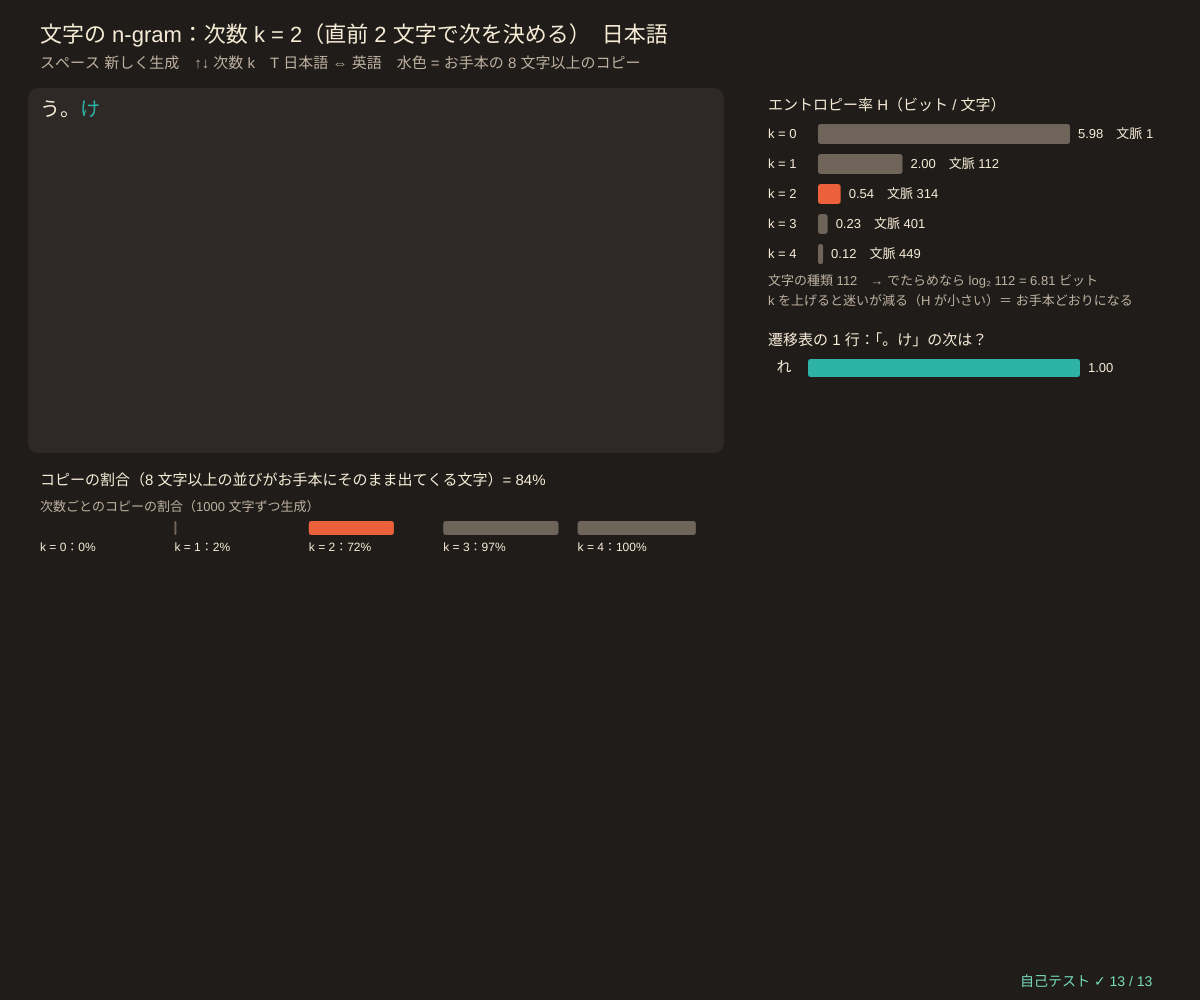
Frame 1 (no input)
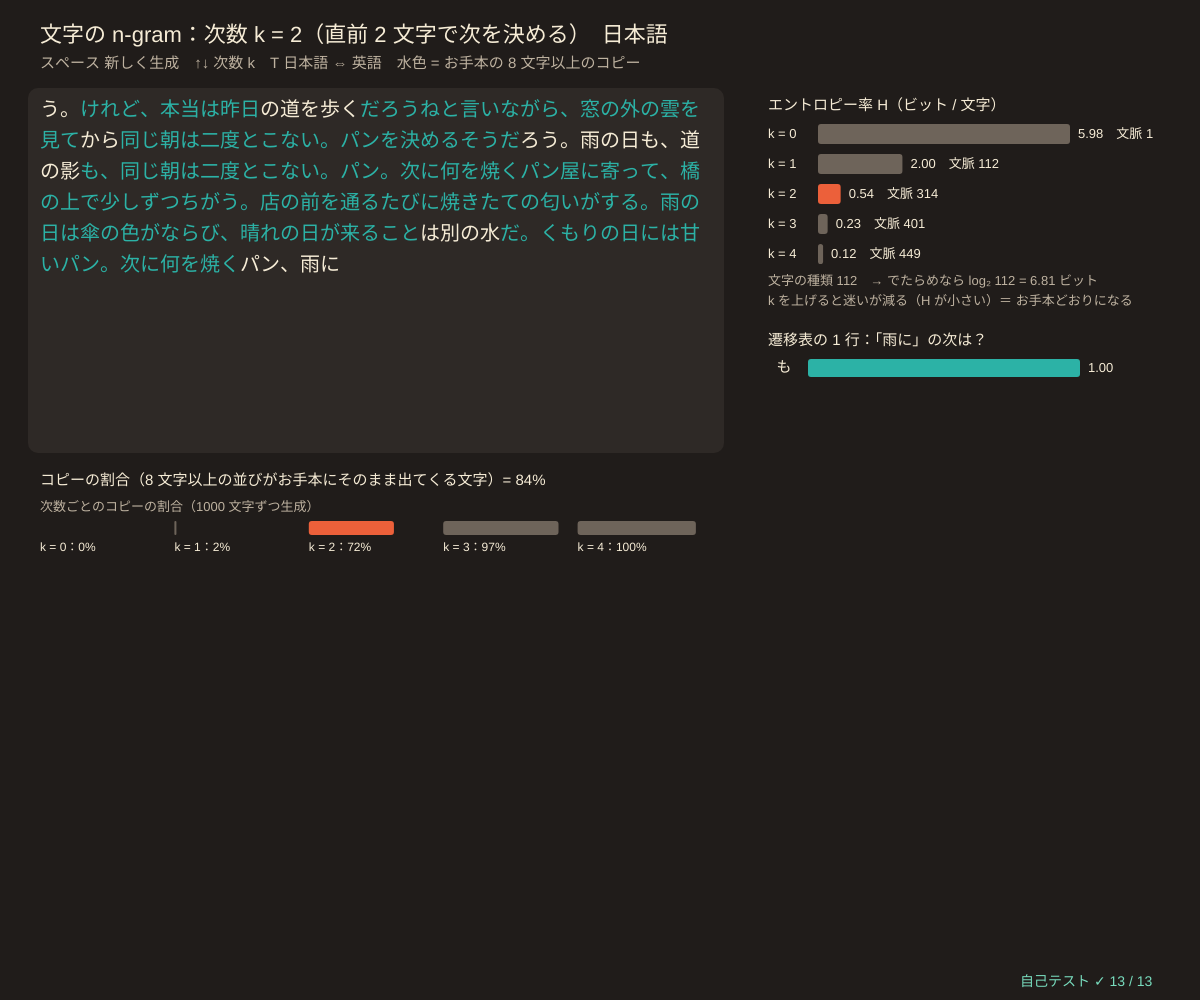
Frame 60 (no input)
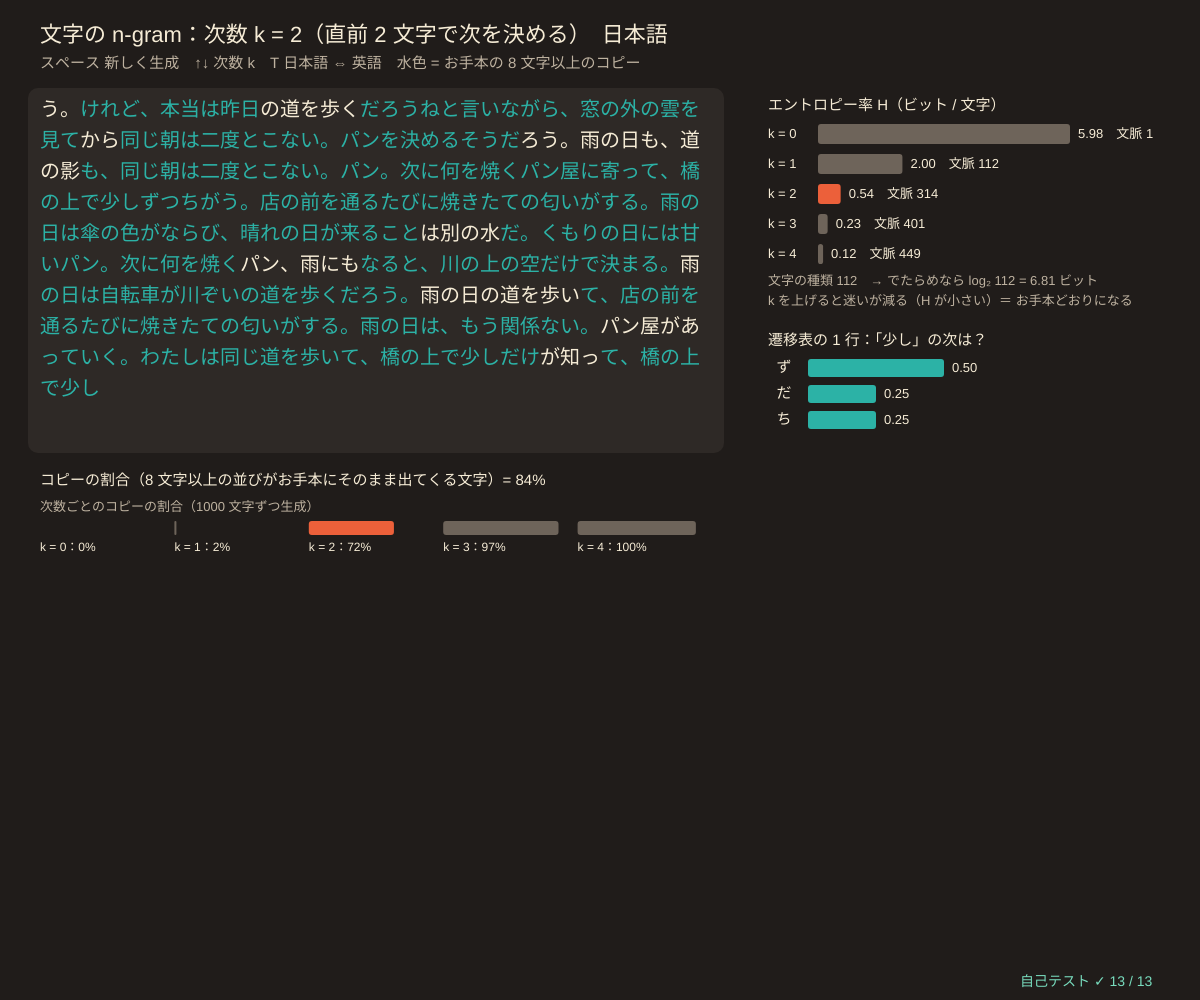
Frame 120 (the mouse pressed at the canvas centre since frame 60)

The p5.js sketch that drew these frames (run headless with seeded random() and noise() and a simulated clock; from frame 60 on, the mouse is pressed at the canvas centre):

// p5.js sketch
// ── sketch.js
// ============================================
// 08 文字の n-gram で文章生成 ─ 「直前の k 文字」を状態にしたマルコフ連鎖
// お手本の文章（このスケッチのために書いたオリジナルの短い文）で、k 文字の並びのあとに来た文字を数える
//   → P(次の文字 | 直前 k 文字) = 数 / 合計。サイコロを振って 1 文字ずつ足していくと、新しい文章ができる。
// k を上げると本物らしくなるが、お手本の文のコピー（水色）が増える。エントロピー率 = 1 文字あたりの「迷い」（ビット）
// スペース 新しく生成 / ↑↓ 次数 k（0〜4）/ T 日本語 ⇔ 英語
// ============================================

// ★ お手本の文章（自由に書きかえてよい。長いほど、高い次数でも新しい文が出やすい）
const JA_TEXT = '朝の駅前には小さなパン屋があって、店の前を通るたびに焼きたての匂いがする。雨の日は傘の色がならび、晴れの日は自転車が川ぞいの道を走っていく。わたしは毎朝その道を歩いて、橋の上で少しだけ立ち止まる。川の水は昨日と同じように見えるけれど、本当は昨日とは別の水だ。空の雲も、道の影も、いつも少しずつちがう。だから同じ道を歩いても、同じ朝は二度とこない。パン屋の主人は、今日の空を見てから焼くパンを決めるそうだ。くもりの日には丸いパン、雨の日には甘いパン、晴れの日には長いパン。次に何を焼くかは、今日の空だけで決まる。昨日の空は、もう関係ない。夕方になると、川の上の空は少しずつ赤くなり、橋の上の人の影が長くのびる。わたしは帰り道にパン屋に寄って、残っているパンを一つ買う。店の主人は、明日の空はどうだろうねと言いながら、窓の外の雲を見ている。明日の朝も、わたしは同じ道を歩くだろう。けれど、明日の道は今日の道とは少しちがう。雨の日のあとには晴れの日が来ることが多く、晴れの日のあとにはまた晴れの日が来ることも多い。くもりの日は、雨にも晴れにもなる。どの日も、次の日のことは今日の空だけが知っている。';
const EN_TEXT = 'the river town wakes up slowly. a bus turns at the corner, a dog waits by the bakery door, and the baker looks at the sky before choosing the bread. on cloudy days she bakes round loaves, on rainy days sweet buns, and on sunny days long thin sticks that crack when you break them. nobody remembers what the sky looked like last week, and it does not matter. tomorrow depends only on today. children walk to school along the river, counting the bridges, and every morning the water looks the same, though it is never the same water. the clouds drift, the shadows move, and the town keeps changing one small piece at a time. ';
const GEN_LEN = 300;                     // ★ 生成する文字数
const COPY_LEN = 8;                      // ★ この長さの並びがお手本にそのまま出てきたら「コピー」とみなす
let lang = 0, ngK = 2, models = [], corpusChars = [], copySet = null, genFull = '', shown = 0, coverMask = [], copyRate = 0, entRates = [], copyByK = [];

function setup() {
  createCanvas(windowWidth, windowHeight);
  selfTest();
  seedRng(8); loadCorpus();
}
function corpusText() { return lang === 0 ? JA_TEXT : EN_TEXT; }
function loadCorpus() {
  corpusChars = Array.from(corpusText());
  models = []; for (let k = 0; k <= 4; k++) models.push(buildNgram(corpusChars, k));
  entRates = models.map((m) => ngramEntropy(m));
  copySet = gramSet(corpusChars, COPY_LEN);
  copyByK = models.map((m) => copyCoverage(Array.from(generateText(m, corpusChars, 1000)), copySet, COPY_LEN).rate);   // 次数ごとに 1000 文字ずつ試す
  makeText();
}
function makeText() { genFull = generateText(models[ngK], corpusChars, GEN_LEN); shown = 0; let c = copyCoverage(Array.from(genFull), copySet, COPY_LEN); coverMask = c.mask; copyRate = c.rate; }

// ★ 学習：文章を輪っか（最後の次は最初）として、直前 k 文字 → 次の文字 を数える。どの文脈にも必ず「次」がある
function buildNgram(chars, k) {
  let n = chars.length, counts = new Map();
  for (let i = 0; i < n; i++) {
    let ctx = ''; for (let j = 0; j < k; j++) ctx += chars[(i + j) % n];
    let nx = chars[(i + k) % n], row = counts.get(ctx);
    if (!row) { row = new Map(); counts.set(ctx, row); }
    row.set(nx, (row.get(nx) || 0) + 1);
  }
  return { k, counts, n };
}
function condProbs(m, ctx) {             // P(次 | 文脈) を大きい順に [[文字, 確率], …]
  let row = m.counts.get(ctx); if (!row) return [];
  let tot = 0; for (let v of row.values()) tot += v;
  return Array.from(row.entries()).map(([c, v]) => [c, v / tot]).sort((a, b) => b[1] - a[1]);
}
// エントロピー率 H = −Σ_文脈 p(文脈) Σ_次 p(次|文脈) log₂ p(次|文脈)（輪っかなので p(文脈) は定常分布そのもの）
function ngramEntropy(m) {
  let h = 0;
  for (let row of m.counts.values()) {
    let tot = 0; for (let v of row.values()) tot += v;
    for (let v of row.values()) h -= (tot / m.n) * (v / tot) * Math.log2(v / tot);
  }
  return h;
}
function generateText(m, chars, len) {   // お手本のランダムな場所の k 文字から始めて、1 文字ずつサイコロ
  let st = rndInt(0, chars.length - 1), out = [];
  for (let j = 0; j < m.k; j++) out.push(chars[(st + j) % chars.length]);
  while (out.length < len + m.k) {
    let ctx = out.slice(out.length - m.k).join(''), pr = condProbs(m, ctx);
    out.push(pr.length ? pr[sampleFrom(pr.map((e) => e[1]))][0] : chars[0]);
  }
  return out.slice(m.k).join('');
}
function gramSet(chars, len) { let s = new Set(), n = chars.length; for (let i = 0; i < n; i++) { let g = ''; for (let j = 0; j < len; j++) g += chars[(i + j) % n]; s.add(g); } return s; }
function copyCoverage(gen, set, len) {   // お手本にある len 文字の並びに含まれる文字に印をつける
  let mask = new Array(gen.length).fill(false);
  for (let i = 0; i + len <= gen.length; i++) if (set.has(gen.slice(i, i + len).join(''))) for (let j = 0; j < len; j++) mask[i + j] = true;
  return { mask, rate: gen.length ? mask.filter((v) => v).length / gen.length : 0 };
}

function draw() {
  background(...BG);
  shown = Math.min(genFull.length, shown + 3);
  hudTitle('文字の n-gram：次数 k = ' + ngK + '（直前 ' + ngK + ' 文字で次を決める）　' + (lang === 0 ? '日本語' : '英語'), 'スペース 新しく生成　↑↓ 次数 k　T 日本語 ⇔ 英語　水色 = お手本の ' + COPY_LEN + ' 文字以上のコピー');

  // ---- 生成した文章（1 文字ずつ折り返す）
  let bx = 40, by = 100, bw = width * 0.56, ts = lang === 0 ? 20 : 19, lh = ts * 1.55, chars = Array.from(genFull);
  noStroke(); fill(46, 41, 38); rect(bx - 12, by - 12, bw + 24, Math.min(height - by - 100, 11 * lh + 24), 10);
  textSize(ts); textAlign(LEFT, TOP);
  let x = bx, y = by;
  for (let i = 0; i < shown; i++) {
    let w = textWidth(chars[i]);
    if (x + w > bx + bw) { x = bx; y += lh; }
    if (y > by + 10 * lh) break;
    fill(...(coverMask[i] ? TEAL : CREAM)); text(chars[i], x, y); x += w;
  }
  let ty = Math.min(height - 70, by + 11 * lh + 44);
  fill(...CREAM); textSize(15); textAlign(LEFT, BASELINE);
  text('コピーの割合（' + COPY_LEN + ' 文字以上の並びがお手本にそのまま出てくる文字）= ' + Math.round(copyRate * 100) + '%', bx, ty);
  fill(...SUB); textSize(13); text('次数ごとのコピーの割合（1000 文字ずつ生成）', bx, ty + 26);
  for (let k = 0; k <= 4; k++) { let x2 = bx + k * (bw / 5); noStroke(); fill(...(k === ngK ? DICE : [110, 100, 90])); rect(x2, ty + 36, (bw / 5 - 16) * copyByK[k], 14, 3); fill(...CREAM); textSize(12); text('k = ' + k + '：' + Math.round(copyByK[k] * 100) + '%', x2, ty + 66); }

  // ---- 次数ごとのエントロピー率
  let px = width * 0.64, py = 110, pw = width - px - 40;
  fill(...CREAM); textSize(15); text('エントロピー率 H（ビット / 文字）', px, py);
  let hmax = Math.max(1, entRates[0]);
  for (let k = 0; k <= 4; k++) {
    let yy = py + 14 + k * 30;
    noStroke(); fill(...(k === ngK ? DICE : [110, 100, 90])); rect(px + 50, yy, (entRates[k] / hmax) * (pw - 140), 20, 3);
    fill(...CREAM); textSize(13); textAlign(LEFT, CENTER); text('k = ' + k, px, yy + 10);
    text(fmtN(entRates[k], 2) + '　文脈 ' + models[k].counts.size, px + 58 + (entRates[k] / hmax) * (pw - 140), yy + 10);
  }
  textAlign(LEFT, BASELINE); fill(...SUB); textSize(13);
  text('文字の種類 ' + models[1].counts.size + '　→ でたらめなら log₂ ' + models[1].counts.size + ' = ' + fmtN(Math.log2(models[1].counts.size), 2) + ' ビット', px, py + 175);
  text('k を上げると迷いが減る（H が小さい）＝ お手本どおりになる', px, py + 195);

  // ---- 遷移表の一部：いまの文章の最後の k 文字のあとに来る文字
  let ctxChars = chars.slice(Math.max(0, shown - ngK), shown), ctx = ctxChars.join('');
  if (shown < ngK) ctx = '';
  let pr = condProbs(models[ngK], ngK === 0 ? '' : ctx).slice(0, 8), qy = py + 235;
  fill(...CREAM); textSize(15); text('遷移表の 1 行：「' + (ngK === 0 ? '（文脈なし）' : ctx.replace(/ /g, '␣')) + '」の次は？', px, qy);
  pr.forEach(([c, p], i) => {
    let yy = qy + 14 + i * 26;
    noStroke(); fill(...TEAL); rect(px + 40, yy, p * (pw - 120), 18, 3);
    fill(...CREAM); textSize(15); textAlign(CENTER, CENTER); text(c === ' ' ? '␣' : c, px + 16, yy + 9);
    textSize(13); textAlign(LEFT, CENTER); text(fmtN(p, 2), px + 48 + p * (pw - 120), yy + 9);
  });
  drawSelfTest(width - 180, height - 14);
}

function keyPressed() {
  if (key === ' ') makeText();
  if (key === UP_ARROW) { ngK = Math.min(4, ngK + 1); makeText(); }
  if (key === DOWN_ARROW) { ngK = Math.max(0, ngK - 1); makeText(); }
  if (key === 't' || key === 'T') { lang = 1 - lang; loadCorpus(); }
  return false;
}

// やってみよう
// 1. k = 0（文字の出る割合だけ）と k = 4 を比べよう。どこから「文章らしく」なる？
// 2. JA_TEXT を自分の書いた文章（日記や作文）に書きかえて、自分の文体のまねをさせよう
// 3. お手本を 2 倍の長さにすると、同じ k でもコピーの割合は下がる？
// 4. 文字ではなく「単語」を状態にすると？（英語なら split(' ') で単語の列にできる）

// ---- 自己テスト
function selfTest() {
  selfTestResults = [];
  seedRng(81);
  for (let [nm, tx] of [['日本語', JA_TEXT], ['英語', EN_TEXT]]) {
    let ch = Array.from(tx), ms = [0, 1, 2, 3, 4].map((k) => buildNgram(ch, k));
    let okSum = ms.every((m) => Array.from(m.counts.keys()).every((c) => near(sumOf(condProbs(m, c).map((e) => e[1])), 1, 1e-12)));
    check(nm + '：どの文脈でも次の文字の確率の合計 = 1（k = 0〜4）', okSum);
    // 輪っかにしたので、k 文字の文脈は全部「次」を持つ
    let okNext = ms.every((m) => { let s = gramSet(ch, m.k + 1), ok = true; for (let g of s) if (!m.counts.has(Array.from(g).slice(0, m.k).join(''))) ok = false; return ok; });
    check(nm + '：どの文脈にも次の文字がある（輪っか）', okNext);
    let hs = ms.map(ngramEntropy);
    check(nm + '：エントロピー率は k とともに減る（' + hs.map((h) => fmtN(h, 2)).join(' ≥ ') + '）', hs.every((h, i) => i === 0 || h <= hs[i - 1] + 1e-12));
    // k = 1：文字の出る割合は、学んだ遷移行列の定常分布（πP = π）
    let al = Array.from(ms[1].counts.keys()), ix = new Map(al.map((c, i) => [c, i])), tp = zerosMat(al.length), freq = new Array(al.length).fill(0);
    for (let c of al) for (let [d, p] of condProbs(ms[1], c)) tp[ix.get(c)][ix.get(d)] = p;
    for (let c of ch) freq[ix.get(c)] += 1 / ch.length;
    check(nm + '：k = 1 の文字の割合 π は π P = π を満たす', maxAbsDiff(vecMat(freq, tp), freq) < 1e-12);
    check(nm + '：k = 1 の H = 定常分布での −Σ π P log₂ P', near(entropyRate(tp, freq), hs[1], 1e-10));
  }
  let ch = Array.from(JA_TEXT), m2 = buildNgram(ch, 2), g = Array.from(generateText(m2, ch, 2000)), s3 = gramSet(ch, 3);
  let allSeen = true; for (let i = 0; i + 3 <= g.length; i++) if (!s3.has(g.slice(i, i + 3).join(''))) allSeen = false;
  check('k = 2 で生成した文の 3 文字の並びは、どれもお手本にある', allSeen);
  let cs8 = gramSet(ch, COPY_LEN), r1 = copyCoverage(Array.from(generateText(buildNgram(ch, 1), ch, 3000)), cs8, COPY_LEN).rate, r4 = copyCoverage(Array.from(generateText(buildNgram(ch, 4), ch, 3000)), cs8, COPY_LEN).rate;
  check('k を上げるとコピーが増える（k = 1：' + Math.round(r1 * 100) + '% → k = 4：' + Math.round(r4 * 100) + '%）', r4 > r1 + 0.3);
  // サンプリングの確かめ：「の」の次の文字の出る割合 ≈ 遷移確率
  let m1 = buildNgram(ch, 1), pr = condProbs(m1, 'の'), cnt = new Map(), nS = 20000;
  for (let t = 0; t < nS; t++) { let c = pr[sampleFrom(pr.map((e) => e[1]))][0]; cnt.set(c, (cnt.get(c) || 0) + 1); }
  check('「の」の次を 2 万回引いた割合 ≈ 遷移確率（ずれ < 0.015）', pr.every(([c, p]) => Math.abs((cnt.get(c) || 0) / nS - p) < 0.015));
  reportSelfTest();
}

// ==================================================
// ここから下は「マルコフ連鎖の道具」（中身は読まなくても OK。消さないでね）
// ==================================================
// ---- 色と小さな道具
const BG = [32, 28, 26];                // 背景（あたたかい炭色）
const CREAM = [246, 236, 214], DICE = [236, 96, 58], TEAL = [44, 178, 166], MUSTARD = [236, 190, 82], PLUM = [190, 130, 200], SUB = [190, 178, 160];
const STATE_COLS = [[236, 96, 58], [44, 178, 166], [236, 190, 82], [190, 130, 200], [120, 190, 240], [150, 210, 110], [240, 140, 170], [200, 170, 130]];
function clampv(v, a, b) { return v < a ? a : v > b ? b : v !== v ? a : v; }     // NaN なら a に戻す
function sumOf(a) { let s = 0; for (let v of a) s += v; return s; }
function meanOf(a) { return a.length ? sumOf(a) / a.length : 0; }
function sampleFrom(p) { let u = rnd() * sumOf(p), c = 0; for (let i = 0; i < p.length; i++) { c += p[i]; if (u < c) return i; } return p.length - 1; }   // 確率 p[i] で i を返す
function fmtN(v, d) { if (typeof v !== 'number' || v !== v) return '?'; if (!isFinite(v)) return '∞'; let s = v.toFixed(d === undefined ? 2 : d); return /^-0\.?0*$/.test(s) ? s.slice(1) : s; }
function hudTitle(t, sub) {            // 左上の見出しと操作の説明
  noStroke(); fill(...CREAM); textSize(22); textAlign(LEFT, BASELINE); text(t, 40, 42);
  fill(...SUB); textSize(15); text(sub, 40, 68);
}
// ---- 種つきの乱数（同じ種なら毎回同じ列 → 実験をくり返せる）
let rngState = 1;
function seedRng(s) { rngState = (s >>> 0) || 1; }
function rnd() {                       // 0〜1 の一様乱数（mulberry32）
  rngState = (rngState + 0x6d2b79f5) >>> 0;
  let t = rngState;
  t = Math.imul(t ^ (t >>> 15), t | 1);
  t ^= t + Math.imul(t ^ (t >>> 7), t | 61);
  return ((t ^ (t >>> 14)) >>> 0) / 4294967296;
}
function rndInt(a, b) { return a + Math.floor(rnd() * (b - a + 1)); }
function randn() { let u = 1 - rnd(), v = rnd(); return Math.sqrt(-2 * Math.log(u)) * Math.cos(2 * Math.PI * v); }   // 標準正規分布
// ---- 行列の道具（行列 = 配列の配列。遷移行列 transP[i][j] = i の次に j へ行く確率、行の和 = 1）
function zerosMat(n, m) { let a = []; for (let i = 0; i < n; i++) a.push(new Array(m === undefined ? n : m).fill(0)); return a; }
function eyeMat(n) { let a = zerosMat(n); for (let i = 0; i < n; i++) a[i][i] = 1; return a; }
function copyMat(a) { return a.map((r) => r.slice()); }
function matMul(a, b) {                // 行列の積 (a b)[i][j] = Σ_k a[i][k] b[k][j]
  let n = a.length, m = b[0].length, kk = b.length, c = zerosMat(n, m);
  for (let i = 0; i < n; i++) for (let k = 0; k < kk; k++) { let v = a[i][k]; if (v !== 0) for (let j = 0; j < m; j++) c[i][j] += v * b[k][j]; }
  return c;
}
function vecMat(v, a) {                // 横ベクトル × 行列：次の時刻の分布 = いまの分布 × P
  let out = new Array(a[0].length).fill(0);
  for (let i = 0; i < v.length; i++) if (v[i] !== 0) for (let j = 0; j < out.length; j++) out[j] += v[i] * a[i][j];
  return out;
}
function matPow(a, k) { let r = eyeMat(a.length); for (let t = 0; t < k; t++) r = matMul(r, a); return r; }   // P^k（k 回かけるだけ）
function maxAbsDiff(a, b) {            // 2 つの行列（またはベクトル）のいちばん大きなずれ
  let d = 0;
  for (let i = 0; i < a.length; i++) { if (Array.isArray(a[i])) d = Math.max(d, maxAbsDiff(a[i], b[i])); else d = Math.max(d, Math.abs(a[i] - b[i])); }
  return d;
}
function rowSumErr(a, target) { let d = 0; for (let r of a) d = Math.max(d, Math.abs(sumOf(r) - (target === undefined ? 1 : target))); return d; }
function fixRows(a) {                  // 行の和を 1 に。全部 0 の行は「その場にとどまる」にする（NaN を出さない）
  return a.map((r, i) => { let s = sumOf(r); if (!(s > 1e-12)) { let z = r.map(() => 0); z[i] = 1; return z; } return r.map((v) => v / s); });
}
function solveLinear(a, b) {           // ガウスの消去法（部分ピボット）で a x = b。解けなければ null
  let n = a.length, m = a.map((r, i) => r.concat([b[i]]));
  for (let c = 0; c < n; c++) {
    let p = c; for (let r = c + 1; r < n; r++) if (Math.abs(m[r][c]) > Math.abs(m[p][c])) p = r;
    if (Math.abs(m[p][c]) < 1e-13) return null;
    [m[c], m[p]] = [m[p], m[c]];
    for (let r = 0; r < n; r++) { if (r === c) continue; let f = m[r][c] / m[c][c]; if (f !== 0) for (let k = c; k <= n; k++) m[r][k] -= f * m[c][k]; }
  }
  return m.map((r, i) => r[n] / r[i]);
}
function matInv(a) {                   // 逆行列（ガウス-ジョルダン）。逆がなければ null
  let n = a.length, cols = [];
  for (let j = 0; j < n; j++) { let e = new Array(n).fill(0); e[j] = 1; let x = solveLinear(a, e); if (!x) return null; cols.push(x); }
  return a.map((_, i) => cols.map((c) => c[i]));
}
// 定常分布：π P = π と Σ π = 1 を連立方程式として解く（(P^T − I) π = 0 の最後の式を Σ π = 1 に置きかえる）
function stationaryExact(a) {
  let n = a.length, m = zerosMat(n), b = new Array(n).fill(0);
  for (let i = 0; i < n; i++) for (let j = 0; j < n; j++) m[i][j] = a[j][i] - (i === j ? 1 : 0);
  for (let j = 0; j < n; j++) m[n - 1][j] = 1; b[n - 1] = 1;
  return solveLinear(m, b);
}
function stationaryPower(a, tol, maxIt, start) {   // べき乗法：π ← π P を変化が tol 未満になるまで
  let n = a.length, v = start ? start.slice() : new Array(n).fill(1 / n), its = 0, d = Infinity;
  while (d > (tol || 1e-13) && its < (maxIt || 100000)) { let w = vecMat(v, a); d = maxAbsDiff(w, v); v = w; its++; }
  return { pi: v, its };
}
function tvDist(p, q) { let s = 0; for (let i = 0; i < p.length; i++) s += Math.abs(p[i] - q[i]); return s / 2; }   // 全変動距離
function entropyRate(a, pi) {          // エントロピー率 H = −Σ_i π_i Σ_j P_ij log₂ P_ij（1 歩あたりの情報量、ビット）
  let h = 0;
  for (let i = 0; i < a.length; i++) for (let v of a[i]) if (v > 0) h -= pi[i] * v * Math.log2(v);
  return h;
}
// ---- 自己テストの道具
let selfTestResults = [];
function check(name, cond) { selfTestResults.push({ name, ok: !!cond }); }
function near(a, b, tol) { return a !== null && a !== undefined && isFinite(a) && Math.abs(a - b) <= (tol === undefined ? 1e-9 : tol); }
function noNaN(v) { return Array.isArray(v) || ArrayBuffer.isView(v) ? Array.from(v).every(noNaN) : !(typeof v === 'number' && !isFinite(v)); }
function reportSelfTest() { for (let r of selfTestResults) (r.ok ? console.log : console.error)((r.ok ? '✓ ' : '✗ ') + r.name); }
function selfTestLine() { let n = selfTestResults.filter((r) => r.ok).length; return '自己テスト ' + (n === selfTestResults.length ? '✓ ' : '✗ ') + n + ' / ' + selfTestResults.length; }
function drawSelfTest(x, y) { noStroke(); fill(selfTestResults.every((r) => r.ok) ? color(120, 220, 190) : color(255, 90, 90)); textSize(14); textAlign(LEFT, BASELINE); text(selfTestLine(), x, y); }
